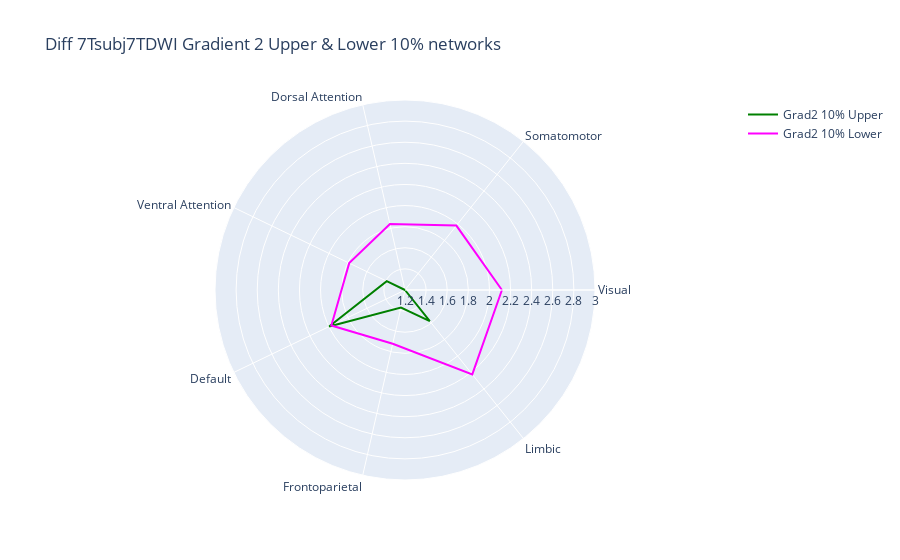

Here is the notebook cell this chart was saved with:
### Code cell
fig = go.Figure()

fig.add_trace(go.Scatterpolar(r=grad2_10_network_df['Grad2 10% Upper'].values.tolist() + grad2_10_network_df['Grad2 10% Upper'].values.tolist()[:1], theta=grad2_10_network_df['networks'].tolist() + grad2_10_network_df['networks'].tolist()[:1], mode = 'lines', line_color = 'green', name='Grad2 10% Upper'))
fig.add_trace(go.Scatterpolar(r=grad2_10_network_df['Grad2 10% Lower'].values.tolist() + grad2_10_network_df['Grad2 10% Lower'].values.tolist()[:1], theta=grad2_10_network_df['networks'].tolist() + grad2_10_network_df['networks'].tolist()[:1], mode = 'lines', line_color = 'fuchsia', name='Grad2 10% Lower'))

fig.update_layout(polar=dict(radialaxis=dict(visible=True, range=[1.2, 3.0])),title = 'Diff 7Tsubj7TDWI Gradient 2 Upper & Lower 10% networks', showlegend=True)

fig.show()
fig.write_image(fig_path+'Diff_7Tsubj7TDWI_Gradient2_Upper&Lower_10%_networks.png')

### Figure 1 — Plotly figure (JSON) as saved in the notebook; plotly's stock layout.template omitted (floating-point values rounded to 4 significant figures)
{"data": [{"line": {"color": "green"}, "mode": "lines", "name": "Grad2 10% Upper", "r": [1.045, 1.098, 0.7915, 1.392, 1.998, 1.37, 1.577, 1.045], "theta": ["Visual", "Somatomotor", "Dorsal Attention", "Ventral Attention", "Default", "Frontoparietal", "Limbic", "Visual"], "type": "scatterpolar"}, {"line": {"color": "fuchsia"}, "mode": "lines", "name": "Grad2 10% Lower", "r": [2.118, 1.98, 1.841, 1.787, 1.974, 1.722, 2.222, 2.118], "theta": ["Visual", "Somatomotor", "Dorsal Attention", "Ventral Attention", "Default", "Frontoparietal", "Limbic", "Visual"], "type": "scatterpolar"}], "layout": {"autosize": true, "polar": {"angularaxis": {"type": "category"}, "radialaxis": {"autorange": false, "range": [1.2, 3], "type": "linear", "visible": true}}, "showlegend": true, "title": {"text": "Diff 7Tsubj7TDWI Gradient 2 Upper & Lower 10% networks"}}}
